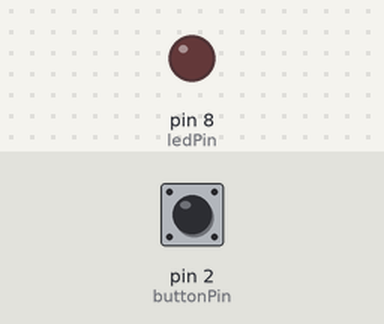
The sketch below on a simulated Arduino Uno, built with avr-gcc and run on an emulated ATmega328P. On the bench: output pins drawn as LEDs (lit = HIGH). Inputs (shaded band) come from the test bench; at power-on: pin 2 (buttonPin) HIGH. What the sketch prints to the serial monitor is not drawn.

Above: at 1.2 s.
1.3 s: pin 2 (buttonPin) pulled LOW for 0.15 s
At 1.6 s:
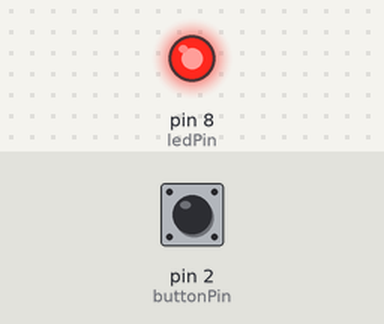
2.9 s: pin 2 (buttonPin) pulled LOW for 1 s
At 4.1 s:
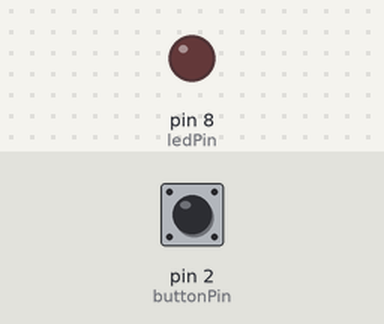
5.4 s: pin 2 (buttonPin) pulled LOW for 3.2 s
At 6.0 s:
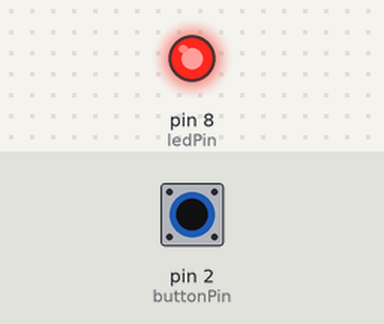
Timing chart, 0 to 8.4 s (numbered marks = the images above; inputs shaded):
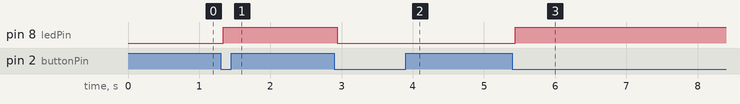

Measured:
- after the input at 1.3 s, pin 8 (ledPin): LOW → HIGH at once
- after the input at 2.9 s, pin 8 (ledPin): HIGH → LOW at once
- after the input at 5.4 s, pin 8 (ledPin): LOW → HIGH at once

The sketch:

sketch.ino
```cpp
// Εισαγωγή στα Ενσωματωμένα Συστήματα - Φαρούπος Χρυσόστομος
// Κουμπί + LED: κάθε πάτημα = ακριβώς μία αλλαγή (toggle)

const int buttonPin = 2;              // Κουμπί στο D2 (INPUT_PULLUP, άλλο άκρο στο GND)
const int ledPin = 8;                 // LED (+220Ω) στο D8 (κανονικό digital pin, χωρίς ~)
const unsigned long debounceDelay = 40; // Χρόνος προστασίας αναπήδησης σε ms

bool ledState = false;                // Τρέχουσα κατάσταση LED
int lastReading = HIGH;               // Προηγούμενη "ωμή" ανάγνωση του κουμπιού
int stableState = HIGH;               // Σταθερή (φιλτραρισμένη) κατάσταση κουμπιού
unsigned long lastChangeTime = 0;     // Πότε άλλαξε τελευταία φορά η ωμή ανάγνωση

void setup() {
  Serial.begin(9600);
  pinMode(buttonPin, INPUT_PULLUP);   // Ελεύθερο = HIGH, πατημένο = LOW
  pinMode(ledPin, OUTPUT);
  digitalWrite(ledPin, LOW);          // Αρχικά σβηστό
}

void loop() {
  int reading = digitalRead(buttonPin);

  // Αν η ανάγνωση άλλαξε (πάτημα ή θόρυβος), ξαναρχίζει το χρονόμετρο
  if (reading != lastReading) {
    lastChangeTime = millis();
  }
  lastReading = reading;

  // Αν η τιμή μένει ίδια πάνω από 40ms, θεωρείται σταθερή
  if ((millis() - lastChangeTime) > debounceDelay && reading != stableState) {
    stableState = reading;

    // Ενεργούμε ΜΟΝΟ τη στιγμή του πατήματος (HIGH -> LOW), όχι όσο κρατιέται
    if (stableState == LOW) {
      ledState = !ledState;                 // toggle
      digitalWrite(ledPin, ledState);
      if (ledState) {
        Serial.println("ΠΑΤΑΞ → LED ΑΝΑΜΜΕΝΟ");
      } else {
        Serial.println("ΠΑΤΑΞ → LED ΣΒΗΣΤΟ");
      }
    }
  }
}
```
